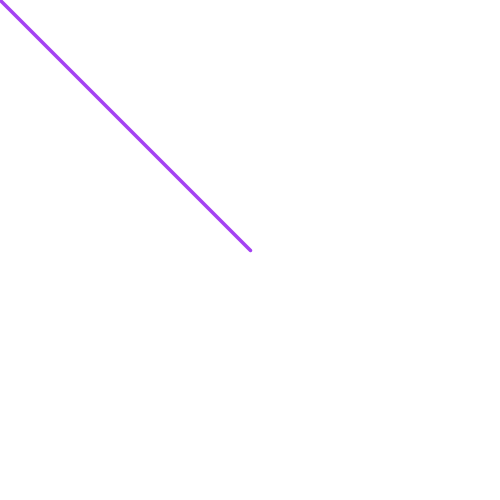
Frame 1 (no input)
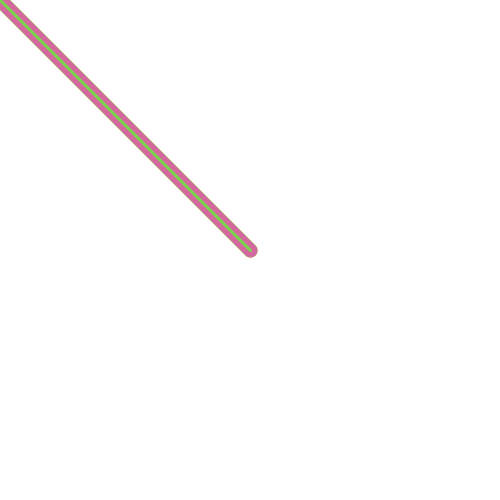
Frame 60 (the mouse pressed at the canvas centre just before this capture)
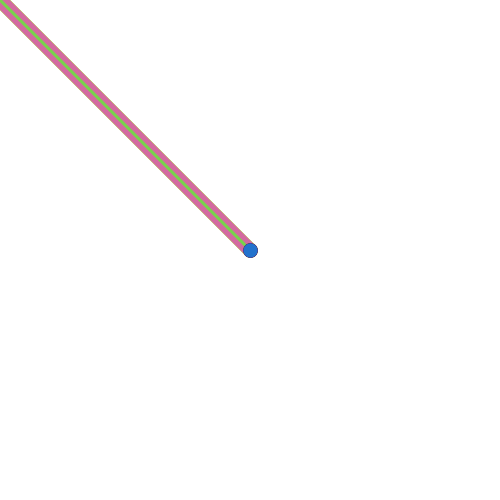
Frame 120 (the mouse held since frame 60 and released just before this capture)

The Processing sketch that drew these frames (run headless with seeded random() and noise(); from frame 60 on, the mouse is pressed at the canvas centre):

// Processing sketch: daisySketch
// ── daisySketch.pde
void setup() {
  size(500, 500);
  background(255);
}

void draw() {
  stroke(random(255), random(255), random(255));
  strokeWeight(random(15));
  
  line(mouseX, mouseY, width/2, height/2);
  
  //line(pmouseX, pmouseY, mouseX, mouseY);
  
}

void mousePressed(){
  background(255);
}
